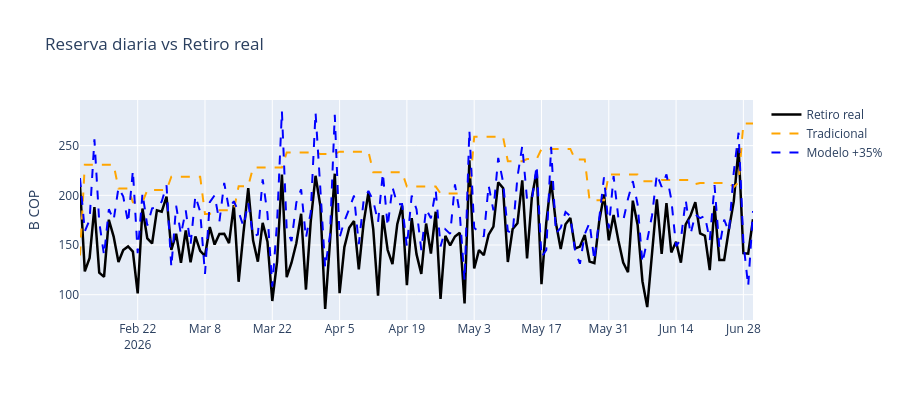

The notebook cell saved with this chart:
### Markdown cell above
## Parte 6: Gráficos de decisión

### Code cell
# Grafico 1: Reserva vs Real
fig = go.Figure()
fig.add_trace(go.Scatter(x=test_df['date'], y=y_test/1e9, mode='lines', name='Retiro real', line=dict(width=2.5, color='black')))
fig.add_trace(go.Scatter(x=test_df['date'], y=trad_reserve/1e9, mode='lines', name='Tradicional', line=dict(dash='dash', color='orange')))
fig.add_trace(go.Scatter(x=test_df['date'], y=model_buffer35_reserve/1e9, mode='lines', name='Modelo +35%', line=dict(dash='dash', color='blue')))
fig.update_layout(title='Reserva diaria vs Retiro real', yaxis_title='B COP', height=400)
fig.show()

### Figure 1 — Plotly figure (JSON) as saved in the notebook; plotly's stock layout.template omitted (floating-point values rounded to 4 significant figures; data arrays with more than 128 entries replaced by an {"elided": "..."} marker saying what was removed)
{"data": [{"line": {"color": "black", "width": 2.5}, "mode": "lines", "name": "Retiro real", "type": "scatter", "x": {"elided": "141 str values"}, "y": {"elided": "141 float values"}}, {"line": {"color": "orange", "dash": "dash"}, "mode": "lines", "name": "Tradicional", "type": "scatter", "x": {"elided": "141 str values"}, "y": {"elided": "141 float values"}}, {"line": {"color": "blue", "dash": "dash"}, "mode": "lines", "name": "Modelo +35%", "type": "scatter", "x": {"elided": "141 str values"}, "y": {"elided": "141 float values"}}], "layout": {"height": 400, "title": {"text": "Reserva diaria vs Retiro real"}, "yaxis": {"title": {"text": "B COP"}}}}
